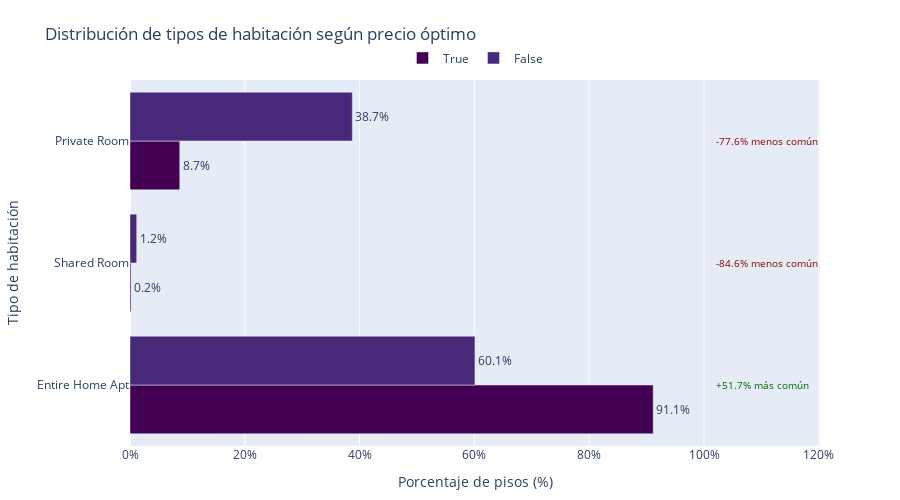
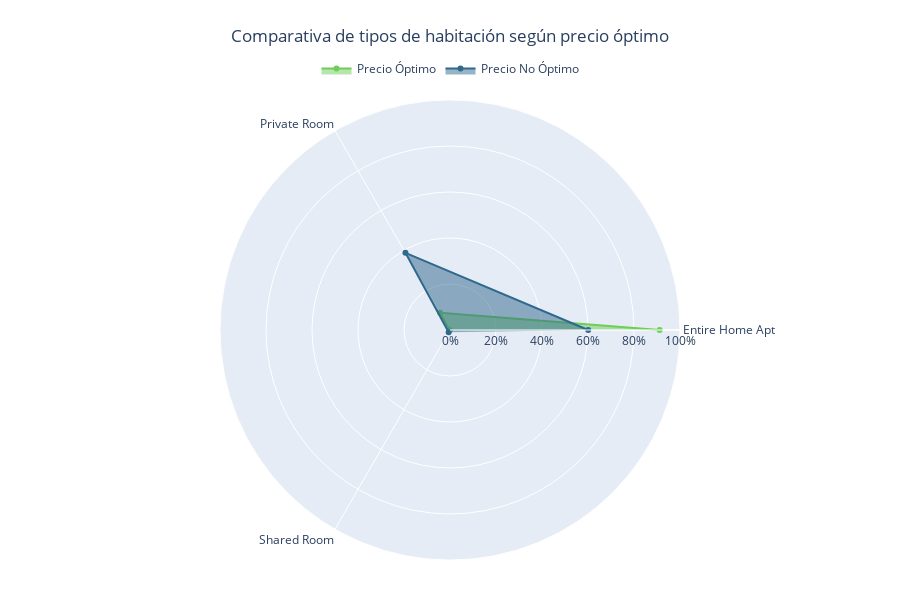

Notebook code for these charts, in order:
### Code cell
# Crear variables dummies para room_type
df_room_dummies = pd.get_dummies(df['room_type'], prefix='room_type')

# Calcular el porcentaje de pisos según el tipo de habitación
df_room_stats = df[['precio_optimo']].join(df_room_dummies).groupby('precio_optimo', as_index=False).mean()

# Transformar los datos para la visualización
df_room_stats = (
    df_room_stats
    .set_index("precio_optimo")
    .transpose()
    .reset_index()
    .melt(id_vars="index")
    .rename(columns={"index": "room_type", "value": "porcentaje"})
)

# Mejorar los nombres de las categorías
nombre_room_type = {
    col: col.replace("room_type_", "").replace("_", " ").title()
    for col in df_room_dummies.columns
}

df_room_stats["room_type_nombre"] = df_room_stats["room_type"].map(nombre_room_type)

# Calcular diferencia porcentual
pivot_df = df_room_stats.pivot(index='room_type', columns='precio_optimo', values='porcentaje').reset_index()
pivot_df['diferencia'] = pivot_df[True] - pivot_df[False]
pivot_df['diferencia_porcentual'] = ((pivot_df[True] / pivot_df[False]) - 1) * 100

# Unir la diferencia al dataframe original
df_final = pd.merge(
    df_room_stats,
    pivot_df[['room_type', 'diferencia', 'diferencia_porcentual']],
    on='room_type'
)

# Ordenar por la diferencia
top_room_types = pivot_df.sort_values('diferencia', ascending=False)['room_type'].tolist()
df_final['room_type_orden'] = pd.Categorical(df_final['room_type'], categories=top_room_types, ordered=True)

# Gráfico de barras
fig = px.bar(
    df_final.sort_values('room_type_orden'),
    y='room_type_nombre',
    x='porcentaje',
    color='precio_optimo',
    barmode='group',
    title='Distribución de tipos de habitación según precio óptimo',
    labels={
        'porcentaje': 'Porcentaje de pisos (%)',
        'room_type_nombre': 'Tipo de habitación',
        'precio_optimo': 'Precio'
    },
    category_orders={'precio_optimo': [True, False]},
    text_auto='.1%',
    color_discrete_sequence=px.colors.sequential.Viridis
)

# Personalizar la leyenda
fig.update_layout(
    legend=dict(
        title_text='',
        orientation='h',
        yanchor='top',
        y=1.1,
        xanchor='center',
        x=0.5
    ),
    xaxis=dict(tickformat='.0%'),
    margin=dict(t=80, b=40),
    height=500
)

fig.update_traces(textposition='outside')

# Anotaciones con diferencias porcentuales
for i, room in enumerate(top_room_types):
    subset = df_final[df_final['room_type'] == room]
    diff_pct = subset['diferencia_porcentual'].values[0]

    if abs(diff_pct) > 1:
        y_pos = nombre_room_type[room]
        texto = f"+{diff_pct:.1f}% más común" if diff_pct > 0 else f"{diff_pct:.1f}% menos común"
        color = "darkgreen" if diff_pct > 0 else "darkred"

        fig.add_annotation(
            x=1,
            y=y_pos,
            xanchor='left',
            yanchor='middle',
            text=texto,
            showarrow=False,
            font=dict(size=10, color=color),
            align='left',
            xshift=10
        )

fig.show()

# Gráfico de radar
radar_df = df_room_stats.pivot(index='precio_optimo', columns='room_type_nombre', values='porcentaje').reset_index()

fig_radar = go.Figure()

for i, precio in enumerate([True, False]):
    subset = radar_df[radar_df['precio_optimo'] == precio]
    if not subset.empty:
        valores = subset.iloc[0, 1:].values.tolist()
        categorias = subset.columns[1:].tolist()
        
        nombre = 'Precio Óptimo' if precio else 'Precio No Óptimo'
        color = px.colors.sequential.Viridis[7] if precio else px.colors.sequential.Viridis[3]
        
        fig_radar.add_trace(go.Scatterpolar(
            r=valores,
            theta=categorias,
            fill='toself',
            name=nombre,
            line_color=color
        ))

fig_radar.update_layout(
    polar=dict(
        radialaxis=dict(
            visible=True,
            range=[0, 1],
            tickformat='.0%'
        )
    ),
    title={
        'text': 'Comparativa de tipos de habitación según precio óptimo',
        'y': 0.95,
        'x': 0.5
    },
    showlegend=True,
    legend=dict(orientation='h', yanchor='top', y=1.1, xanchor='center', x=0.5),
    margin=dict(t=100, b=40),
    height=600
)

fig_radar.show()
# fig.write_image("../docs/comparativa_rooms_precio.png", scale=2)
# fig_radar.write_image("../docs/comparativa_rooms_precio_radar.png", scale=2)
display(Image(filename="../docs/comparativa_rooms_precio.png"))
display(Image(filename="../docs/comparativa_rooms_precio_radar.png"))

### Figure 1 — Plotly figure (JSON) as saved in the notebook; plotly's stock layout.template omitted (floating-point values rounded to 4 significant figures)
{"data": [{"alignmentgroup": "True", "hovertemplate": "Precio=True<br>Porcentaje de pisos (%)=%{x}<br>Tipo de habitación=%{y}<extra></extra>", "legendgroup": "True", "marker": {"color": "#440154", "pattern": {"shape": ""}}, "name": "True", "offsetgroup": "True", "orientation": "h", "showlegend": true, "textposition": "outside", "texttemplate": "%{x:.1%}", "type": "bar", "x": [0.9115, 0.001794, 0.08672], "xaxis": "x", "y": ["Entire Home Apt", "Shared Room", "Private Room"], "yaxis": "y"}, {"alignmentgroup": "True", "hovertemplate": "Precio=False<br>Porcentaje de pisos (%)=%{x}<br>Tipo de habitación=%{y}<extra></extra>", "legendgroup": "False", "marker": {"color": "#482878", "pattern": {"shape": ""}}, "name": "False", "offsetgroup": "False", "orientation": "h", "showlegend": true, "textposition": "outside", "texttemplate": "%{x:.1%}", "type": "bar", "x": [0.601, 0.01168, 0.3874], "xaxis": "x", "y": ["Entire Home Apt", "Shared Room", "Private Room"], "yaxis": "y"}], "layout": {"annotations": [{"align": "left", "font": {"color": "darkgreen", "size": 10}, "showarrow": false, "text": "+51.7% más común", "x": 1, "xanchor": "left", "xshift": 10, "y": "Entire Home Apt", "yanchor": "middle"}, {"align": "left", "font": {"color": "darkred", "size": 10}, "showarrow": false, "text": "-84.6% menos común", "x": 1, "xanchor": "left", "xshift": 10, "y": "Shared Room", "yanchor": "middle"}, {"align": "left", "font": {"color": "darkred", "size": 10}, "showarrow": false, "text": "-77.6% menos común", "x": 1, "xanchor": "left", "xshift": 10, "y": "Private Room", "yanchor": "middle"}], "barmode": "group", "height": 500, "legend": {"orientation": "h", "title": {"text": ""}, "tracegroupgap": 0, "x": 0.5, "xanchor": "center", "y": 1.1, "yanchor": "top"}, "margin": {"b": 40, "t": 80}, "title": {"text": "Distribución de tipos de habitación según precio óptimo"}, "xaxis": {"anchor": "y", "domain": [0, 1], "tickformat": ".0%", "title": {"text": "Porcentaje de pisos (%)"}}, "yaxis": {"anchor": "x", "domain": [0, 1], "title": {"text": "Tipo de habitación"}}}}

### Figure 2 — Plotly figure (JSON) as saved in the notebook; plotly's stock layout.template omitted (floating-point values rounded to 4 significant figures)
{"data": [{"fill": "toself", "line": {"color": "#6ece58"}, "name": "Precio Óptimo", "r": [0.9115, 0.08672, 0.001794], "theta": ["Entire Home Apt", "Private Room", "Shared Room"], "type": "scatterpolar"}, {"fill": "toself", "line": {"color": "#31688e"}, "name": "Precio No Óptimo", "r": [0.601, 0.3874, 0.01168], "theta": ["Entire Home Apt", "Private Room", "Shared Room"], "type": "scatterpolar"}], "layout": {"height": 600, "legend": {"orientation": "h", "x": 0.5, "xanchor": "center", "y": 1.1, "yanchor": "top"}, "margin": {"b": 40, "t": 100}, "polar": {"radialaxis": {"range": [0, 1], "tickformat": ".0%", "visible": true}}, "showlegend": true, "title": {"text": "Comparativa de tipos de habitación según precio óptimo", "x": 0.5, "y": 0.95}}}
